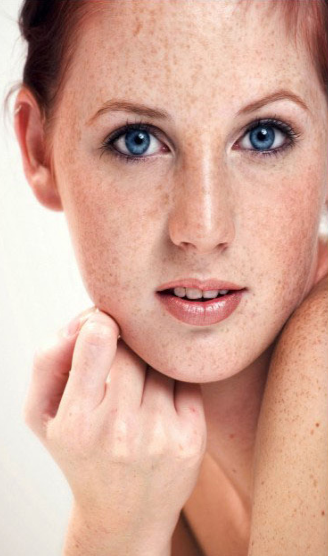
%> input picture MATLAB/Day09/beauty_project/portrait.jpg, 328 x 556 px
$ octave main_beauty.m   (GNU Octave 9; MATLAB toolbox functions it lacks are replaced by stand-ins)
%> lines starting %> are read from the running program, lines starting %| are printed output that depends on the picture; in (x1, y1, x2, y2) boxes, pixels count from 0 and x2, y2 are one past the last pixel; in counts of white or black regions, pixels touching at a corner belong together; the program's own positions count from 1
clear; clc; close all;

% 始终从脚本所在目录读取素材，避免 MATLAB 当前工作目录不同而报错。
scriptDir = fileparts(mfilename('fullpath'));
imgName = fullfile(scriptDir, 'portrait.jpg');

I = imread(imgName);
%> I is the input picture: size 556x328x3 uint8; mean R, G, B 212.1, 168.1, 151.6
if size(I, 3) == 1
    I = repmat(I, [1 1 3]);
end
I = im2double(I);
%> I: size 556x328x3 double

smoothStrength = 0.65;
whitenStrength = 0.35;

[maskBinary, maskSoft] = detectSkinYCbCr(I);
smoothResult = smoothSkin(I, maskSoft, smoothStrength);
finalResult = whitenSkinHSV(smoothResult, maskSoft, whitenStrength);

outDir = fullfile(scriptDir, 'output_beauty');
if ~exist(outDir, 'dir')
    mkdir(outDir);
end

imwrite(maskBinary, fullfile(outDir, '01_skin_mask_binary.png'));
imwrite(maskSoft, fullfile(outDir, '02_skin_mask_soft.png'));
imwrite(smoothResult, fullfile(outDir, '03_smooth_result.png'));
imwrite(finalResult, fullfile(outDir, '04_final_beauty.png'));
imwrite([I finalResult], fullfile(outDir, '05_compare_original_final.png'));

figure('Name', '人像美颜实验结果');
subplot(2,3,1); imshow(I); title('原图');
subplot(2,3,2); imshow(maskBinary); title('皮肤检测掩膜');
subplot(2,3,3); imshow(maskSoft, []); title('羽化后的掩膜');
subplot(2,3,4); imshow(smoothResult); title('磨皮结果');
subplot(2,3,5); imshow(finalResult); title('最终美颜结果');
subplot(2,3,6); imshow([I finalResult]); title('原图 / 最终结果');

disp(['处理完成，结果已保存到：' outDir]);


function [mask, maskSoft] = detectSkinYCbCr(I)
% 组合 YCbCr、RGB 和 HSV 条件检测皮肤。
% 不使用 imfill 填洞，避免眼睛、眉毛和嘴部被误当成皮肤。

ycbcr = rgb2ycbcr(I);
%> ycbcr: size 556x328x3 double; mean of channels 1, 2, 3 0.667, 0.448, 0.582
Y  = ycbcr(:,:,1);
Cb = ycbcr(:,:,2);
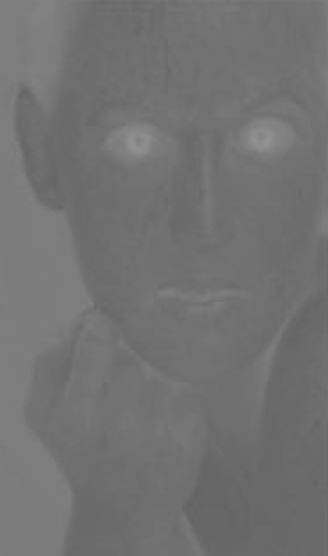
%> Cb: size 556x328 double; min 0.387, max 0.582, mean 0.448
Cr = ycbcr(:,:,3);

R = I(:,:,1);
G = I(:,:,2);
B = I(:,:,3);
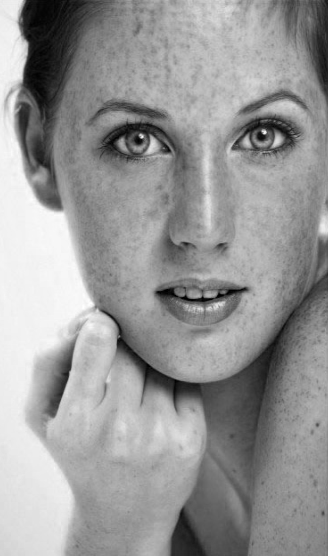
%> B: size 556x328 double; min 0, max 1, mean 0.595
hsvImg = rgb2hsv(I);
%> hsvImg: size 556x328x3 double; mean H, S, V 0.0942, 0.312, 0.833
S = hsvImg(:,:,2);
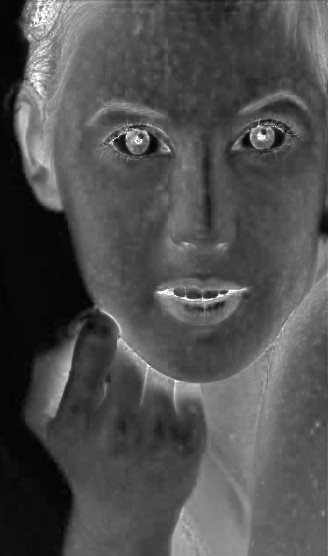
%> S: size 556x328 double; min 0, max 1, mean 0.312

% YCbCr 给出主要肤色范围；RGB/HSV 条件排除白背景、头发和蓝眼睛。
ycbcrSkin = Cb >= 77/255 & Cb <= 127/255 & ...
            Cr >= 133/255 & Cr <= 178/255 & Y >= 35/255;
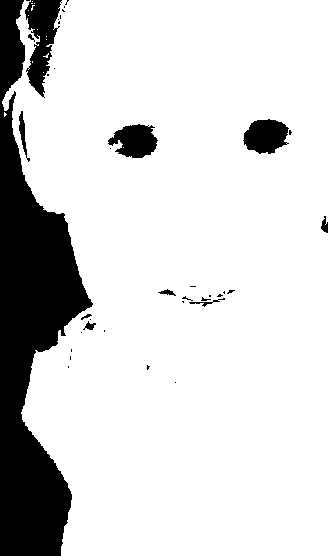
%> ycbcrSkin: size 556x328 logical; 84.1% white; 38 black regions (27 under 20 px), largest, box (x1, y1, x2, y2) and area: (0, 0, 93, 556) 24130, (25, 0, 62, 98) 1928, (243, 119, 289, 154) 1183
rgbSkin = R > 0.20 & G > 0.12 & B > 0.08 & ...
          R > G & R > B & (R - G) > 0.015;
%> rgbSkin: size 556x328 logical; 86.8% white; 60 black regions (43 under 20 px), largest, box (x1, y1, x2, y2) and area: (0, 115, 92, 522) 16481, (24, 0, 77, 108) 3158, (0, 0, 22, 114) 1647
hsvSkin = S >= 0.06 & S <= 0.78;
%> hsvSkin: size 556x328 logical; 86.7% white; 91 black regions (70 under 20 px), largest, box (x1, y1, x2, y2) and area: (0, 0, 93, 556) 22911, (32, 0, 58, 30) 333, (31, 72, 43, 95) 129

mask = ycbcrSkin & rgbSkin & hsvSkin;
%> mask: size 556x328 logical; 83.1% white; 56 black regions (40 under 20 px), largest, box (x1, y1, x2, y2) and area: (0, 0, 93, 556) 24140, (24, 0, 77, 108) 3160, (107, 123, 163, 158) 1222

% 只连接很小的断裂并去除噪点；保留五官形成的非皮肤孔洞。
mask = imclose(mask, makeDisk(3));
%> mask: size 556x328 logical; 83.8% white; 14 black regions (3 under 20 px), largest, box (x1, y1, x2, y2) and area: (0, 0, 92, 556) 24009, (24, 0, 71, 104) 2979, (244, 120, 288, 153) 1162
mask = imopen(mask, makeDisk(1));
%> mask: size 556x328 logical; 83.7% white; 14 black regions (3 under 20 px), largest, box (x1, y1, x2, y2) and area: (0, 0, 92, 556) 24024, (24, 0, 71, 104) 2987, (244, 120, 288, 153) 1163
mask = bwareaopen(mask, 80);
%> mask: size 556x328 logical; 83.7% white; 14 black regions (3 under 20 px), largest, box (x1, y1, x2, y2) and area: (0, 0, 92, 556) 24029, (24, 0, 71, 104) 2987, (244, 120, 288, 153) 1163

% 羽化边界，且让较暗、饱和度很高的五官区域获得更小权重。
maskSoft = imgaussfilt(double(mask), 4);
lightWeight = min(max((Y - 0.10) / 0.18, 0), 1);
satProtection = 1 - 0.70 * min(max((S - 0.48) / 0.30, 0), 1);
maskSoft = maskSoft .* lightWeight .* satProtection;
maskSoft = max(0, min(1, maskSoft));

end


function result = smoothSkin(I, maskSoft, strength)
%> called with strength = 0.65

bilateralResult = zeros(size(I));
if exist('imbilatfilt', 'file') == 2
    for c = 1:3
        bilateralResult(:,:,c) = imbilatfilt( ...
            I(:,:,c), 0.03 + 0.04 * strength, 8 + 8 * strength);
    end
else
    for c = 1:3
        bilateralResult(:,:,c) = imgaussfilt(I(:,:,c), 2.0);
    end
end

gaussianResult = zeros(size(I));
for c = 1:3
    gaussianResult(:,:,c) = imgaussfilt(I(:,:,c), 1.5 + 2.0 * strength);
end

smoothBase = 0.75 * bilateralResult + 0.25 * gaussianResult;
alpha = repmat(maskSoft * strength, [1 1 3]);
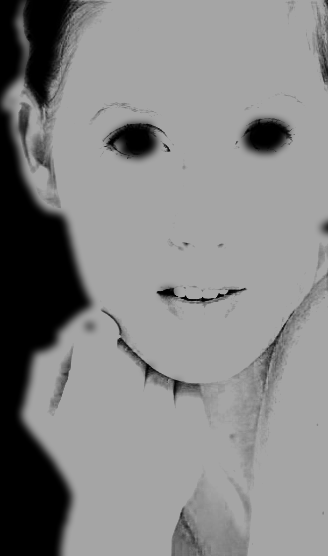
%> alpha: size 556x328x3 double; min 0, max 0.65, mean 0.526
result = I .* (1 - alpha) + smoothBase .* alpha;
result = max(0, min(1, result));

end


function result = whitenSkinHSV(I, maskSoft, strength)
%> called with strength = 0.35

hsvImg = rgb2hsv(I);
%> hsvImg: size 556x328x3 double; mean H, S, V 0.0931, 0.31, 0.832
H = hsvImg(:,:,1);
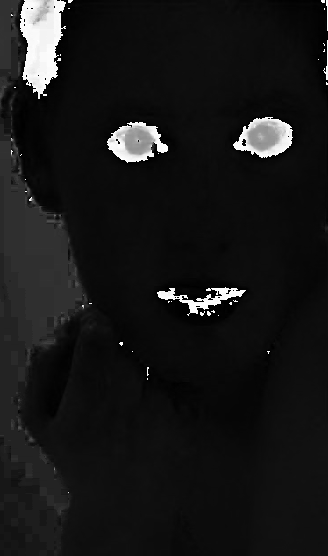
%> H: size 556x328 double; min 0, max 1, mean 0.0931
S = hsvImg(:,:,2);
V = hsvImg(:,:,3);

V2 = V .* (1 + 0.25 * strength) + 0.03 * strength;
S2 = S .* (1 - 0.18 * strength);
V2 = max(0, min(1, V2));
S2 = max(0, min(1, S2));

whiteImg = hsv2rgb(cat(3, H, S2, V2));
alpha = repmat(maskSoft, [1 1 3]);
result = I .* (1 - alpha) + whiteImg .* alpha;
%> `imwrite([I finalResult], fullfile(outDir, '05_compare_original_final.p..`:
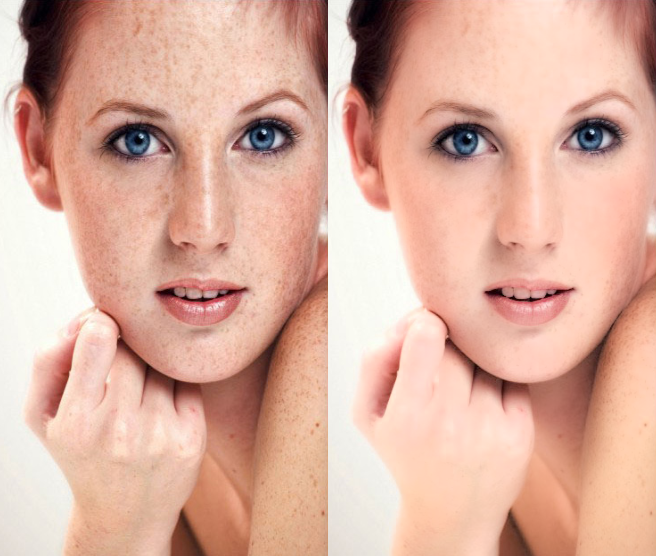
%> saved as 05_compare_original_final.png: size 556x656x3 uint8; mean R, G, B 219.7, 175.2, 158.6
result = max(0, min(1, result));

end


function se = makeDisk(r)

try
    se = strel('disk', r);
catch
    se = strel('disk', r, 0);
end

end
